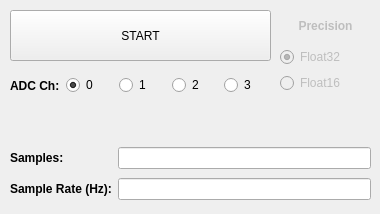
     <widget class="QWidget" name="tab_3">
      <attribute name="title">
       <string>A1</string>
      </attribute>
      <widget class="QWidget" name="gridLayoutWidget">
       <property name="geometry">
        <rect>
         <x>10</x>
         <y>144</y>
         <width>361</width>
         <height>61</height>
        </rect>
       </property>
       <layout class="QGridLayout" name="gridLayout">
        <item row="0" column="0">
         <widget class="QLabel" name="label">
          <property name="font">
           <font>
            <weight>75</weight>
            <bold>true</bold>
           </font>
          </property>
          <property name="text">
           <string>Samples:</string>
          </property>
         </widget>
        </item>
        <item row="0" column="1">
         <widget class="QLineEdit" name="lea1_samples"/>
        </item>
        <item row="1" column="1">
         <widget class="QLineEdit" name="lea1_srate"/>
        </item>
        <item row="1" column="0">
         <widget class="QLabel" name="label_2">
          <property name="font">
           <font>
            <weight>75</weight>
            <bold>true</bold>
           </font>
          </property>
          <property name="text">
           <string>Sample Rate (Hz):</string>
          </property>
         </widget>
        </item>
       </layout>
      </widget>
      <widget class="QPushButton" name="butta1_start">
       <property name="geometry">
        <rect>
         <x>10</x>
         <y>10</y>
         <width>261</width>
         <height>51</height>
        </rect>
       </property>
       <property name="text">
        <string>START</string>
       </property>
      </widget>
      <widget class="QWidget" name="verticalLayoutWidget">
       <property name="geometry">
        <rect>
         <x>280</x>
         <y>10</y>
         <width>91</width>
         <height>83</height>
        </rect>
       </property>
       <layout class="QVBoxLayout" name="verticalLayout">
        <item>
         <widget class="QLabel" name="label_29">
          <property name="enabled">
           <bool>false</bool>
          </property>
          <property name="font">
           <font>
            <weight>75</weight>
            <bold>true</bold>
           </font>
          </property>
          <property name="text">
           <string>Precision</string>
          </property>
          <property name="alignment">
           <set>Qt::AlignCenter</set>
          </property>
         </widget>
        </item>
        <item>
         <widget class="QRadioButton" name="radioButton_10">
          <property name="enabled">
           <bool>false</bool>
          </property>
          <property name="text">
           <string>Float32</string>
          </property>
          <property name="checked">
           <bool>true</bool>
          </property>
         </widget>
        </item>
        <item>
         <widget class="QRadioButton" name="radioButton_9">
          <property name="enabled">
           <bool>false</bool>
          </property>
          <property name="text">
           <string>Float16</string>
          </property>
         </widget>
        </item>
       </layout>
      </widget>
      <widget class="QWidget" name="horizontalLayoutWidget_7">
       <property name="geometry">
        <rect>
         <x>10</x>
         <y>70</y>
         <width>261</width>
         <height>31</height>
        </rect>
       </property>
       <layout class="QHBoxLayout" name="horizontalLayout_7">
        <item>
         <widget class="QLabel" name="label_42">
          <property name="font">
           <font>
            <weight>75</weight>
            <bold>true</bold>
           </font>
          </property>
          <property name="text">
           <string>ADC Ch:</string>
          </property>
         </widget>
        </item>
        <item>
         <widget class="QRadioButton" name="rba1_ch0">
          <property name="text">
           <string>0</string>
          </property>
          <property name="checked">
           <bool>true</bool>
          </property>
         </widget>
        </item>
        <item>
         <widget class="QRadioButton" name="rba1_ch1">
          <property name="text">
           <string>1</string>
          </property>
         </widget>
        </item>
        <item>
         <widget class="QRadioButton" name="rba1_ch2">
          <property name="text">
           <string>2</string>
          </property>
         </widget>
        </item>
        <item>
         <widget class="QRadioButton" name="rba1_ch3">
          <property name="text">
           <string>3</string>
          </property>
         </widget>
        </item>
       </layout>
      </widget>
     </widget>
